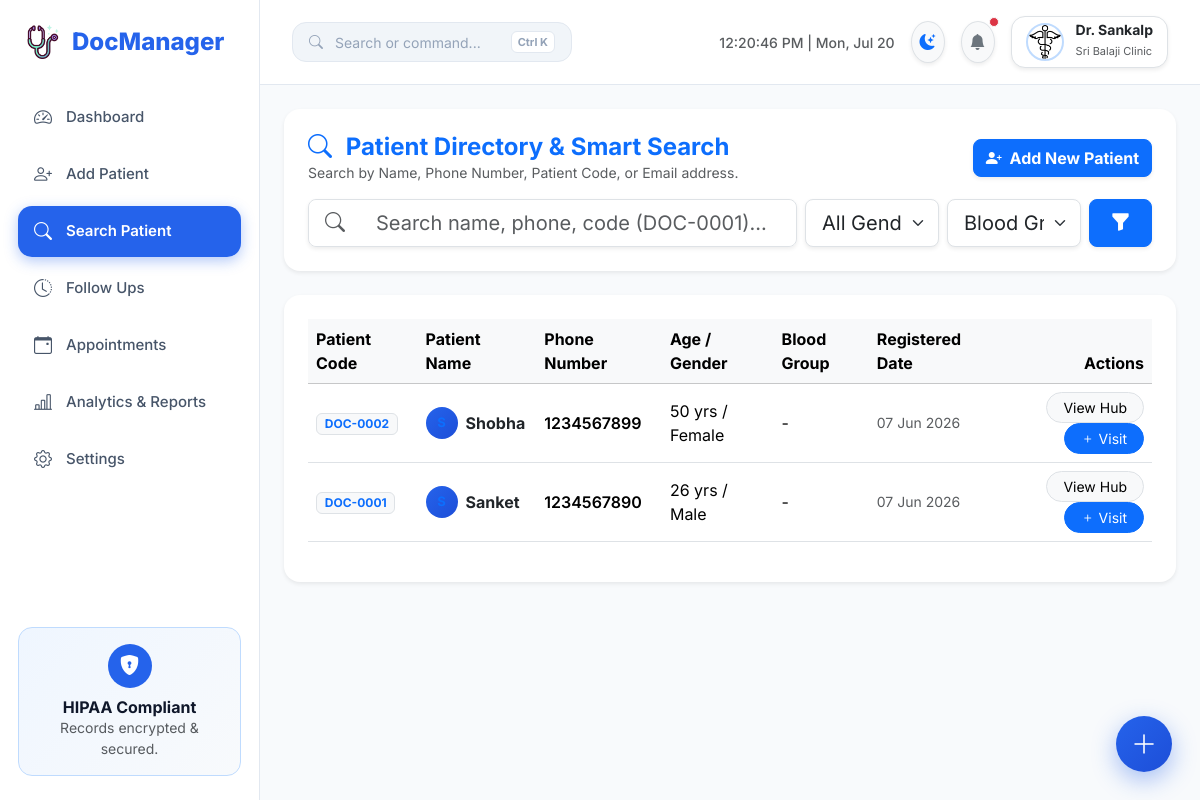
/search-patient (signed in), run on the app's committed database.
### models.py (models this page shows)
class Doctor(UserMixin, db.Model):
    __tablename__ = "doctors"
    id = db.Column(db.Integer, primary_key=True)
    name = db.Column(db.String(100), nullable=False)
    clinic_name = db.Column(db.String(150), nullable=False)
    email = db.Column(db.String(120), unique=True, nullable=False, index=True)
    phone = db.Column(db.String(15), unique=True, nullable=False, index=True)
    password_hash = db.Column(db.String(255), nullable=False)
    clinic_address = db.Column(db.Text)
    qualification = db.Column(db.String(100))
    logo = db.Column(db.String(255))
    created_at = db.Column(db.DateTime, default=utc_now)
    patients = db.relationship("Patient", backref="doctor", lazy=True, cascade="all, delete-orphan")
    appointments = db.relationship("Appointment", backref="doctor", lazy=True, cascade="all, delete-orphan")

class Patient(db.Model):
    __tablename__ = "patients"
    id = db.Column(db.Integer, primary_key=True)
    patient_code = db.Column(db.String(30), unique=True, index=True)
    doctor_id = db.Column(db.Integer, db.ForeignKey("doctors.id"), nullable=False, index=True)
    name = db.Column(db.String(100), nullable=False, index=True)
    phone = db.Column(db.String(15), nullable=False, index=True)
    email = db.Column(db.String(120))
    age = db.Column(db.Integer)
    gender = db.Column(db.String(20))
    blood_group = db.Column(db.String(10))
    medical_history = db.Column(db.Text)
    emergency_contact = db.Column(db.String(100))
    address = db.Column(db.Text)
    created_at = db.Column(db.DateTime, default=utc_now)
    visits = db.relationship("Visit", backref="patient", lazy=True, cascade="all, delete-orphan", order_by="desc(Visit.visit_date)")
    appointments = db.relationship("Appointment", backref="patient", lazy=True, cascade="all, delete-orphan")
    documents = db.relationship("PatientDocument", backref="patient", lazy=True, cascade="all, delete-orphan")

### app/blueprints/patients.py (the view, shortened to what this page needs)
@patients_bp.route("/search-patient", methods=["GET"])
@login_required
def search_patient():
    query = request.args.get("query", "").strip()
    gender_filter = request.args.get("gender", "")
    blood_filter = request.args.get("blood_group", "")
    patients_query = Patient.query.filter_by(doctor_id=current_user.id)
    if gender_filter:
        patients_query = patients_query.filter(Patient.gender == gender_filter)
    if blood_filter:
        patients_query = patients_query.filter(Patient.blood_group == blood_filter)
    patients = patients_query.order_by(Patient.created_at.desc()).all()
    return render_template("search_patient.html", patients=patients, query=query, page_title="Search Patients")

### templates/search_patient.html (shortened to what this page needs)
{% extends "base.html" %}
{% block content %}
<div class="card border-0 shadow-sm rounded-4 mb-4">
  <div class="card-body p-4">
    <div class="d-flex flex-wrap justify-content-between align-items-center mb-3 gap-3">
      <div>
        <h4 class="fw-bold m-0 text-primary"><i class="bi bi-search me-2"></i> Patient Directory & Smart Search</h4>
        <p class="text-muted small mb-0">Search by Name, Phone Number, Patient Code, or Email address.</p>
      </div>
      <a href="{{ url_for('patients.add_patient') }}" class="btn btn-primary fw-bold rounded-3 shadow-sm">
        <i class="bi bi-person-plus-fill me-1"></i> Add New Patient
      </a>
    </div>
    <form method="GET" action="{{ url_for('patients.search_patient') }}" class="row g-2">
      <div class="col-md-6 col-lg-7">
        <div class="input-group input-group-lg border rounded-3 overflow-hidden shadow-sm">
          <span class="input-group-text bg-white border-0 text-muted"><i class="bi bi-search fs-5"></i></span>
          <input type="text" name="query" class="form-control border-0" placeholder="Search name, phone, code (DOC-0001)..." value="{{ query }}" />
        </div>
      </div>
      <div class="col-6 col-md-3 col-lg-2">
        <select name="gender" class="form-select form-select-lg border shadow-sm">
          <option value="">All Genders</option>
        </select>
      </div>
      <div class="col-6 col-md-3 col-lg-2">
        <select name="blood_group" class="form-select form-select-lg border shadow-sm">
          <option value="">Blood Group</option>
        </select>
      </div>
      <div class="col-12 col-lg-1">
        <button type="submit" class="btn btn-primary btn-lg w-100 fw-bold shadow-sm"><i class="bi bi-funnel-fill"></i></button>
      </div>
    </form>
  </div>
</div>
<div class="card border-0 shadow-sm rounded-4">
  <div class="card-body p-4">
    {% if patients %}
      <div class="table-responsive">
        <table class="table table-hover align-middle">
          <thead class="table-light">
            <tr>
              <th>Patient Code</th>
              <th>Patient Name</th>
              <th>Phone Number</th>
              <th>Age / Gender</th>
              <th>Blood Group</th>
              <th>Registered Date</th>
              <th class="text-end">Actions</th>
            </tr>
          </thead>
          <tbody>
            {% for p in patients %}
              <tr>
                <td><span class="badge bg-light text-primary border fw-bold">{{ p.patient_code }}</span></td>
                <td>
                  <a href="{{ url_for('patients.patient_profile', patient_id=p.id) }}" class="fw-bold text-dark text-decoration-none d-flex align-items-center gap-2">
                    <div class="avatar bg-primary-subtle text-primary fw-bold" style="width: 32px; height: 32px; font-size: 13px;">{{ p.name[0] }}</div>
                    {{ p.name }}
                  </a>
                </td>
                <td class="fw-semibold">{{ p.phone }}</td>
                <td>{{ p.age or 'N/A' }} yrs / {{ p.gender or 'N/A' }}</td>
                <td>
                  {% if p.blood_group %}
                    <span class="badge bg-danger-subtle text-danger border border-danger-subtle fw-bold">{{ p.blood_group }}</span>
                  {% else %}-{% endif %}
                </td>
                <td class="small text-muted">{{ p.created_at.strftime('%d %b %Y') }}</td>
                <td class="text-end">
                  <a href="{{ url_for('patients.patient_profile', patient_id=p.id) }}" class="btn btn-sm btn-light border rounded-pill px-3">View Hub</a>
                  <a href="{{ url_for('visits.new_visit', patient_id=p.id) }}" class="btn btn-sm btn-primary rounded-pill px-3"><i class="bi bi-plus"></i> Visit</a>
                </td>
              </tr>
            {% endfor %}
          </tbody>
        </table>
      </div>
    {% endif %}
  </div>
</div>
{% endblock %}

### templates/base.html (shortened to what this page needs)
<!doctype html>
<html lang="en" data-theme="light">
  <head>
    <link href="https://cdn.jsdelivr.net/npm/bootstrap@5.3.3/dist/css/bootstrap.min.css" rel="stylesheet">
    <link rel="stylesheet" href="https://cdn.jsdelivr.net/npm/bootstrap-icons@1.11.3/font/bootstrap-icons.min.css">
    <link rel="stylesheet" href="{{ url_for('static', filename='css/style.css') }}" />
  </head>
  <body>
    {% if current_user.is_authenticated %}
    <aside class="sidebar">
      <a href="{{ url_for('patients.dashboard') }}" class="logo text-decoration-none">
        <img src="{{ url_for('static', filename='images/stethoscope.png') }}" width="34" alt="Logo" />
        <span>DocManager</span>
      </a>
      <ul class="sidebar-menu">
        <li>
          <a href="{{ url_for('patients.dashboard') }}" class="{% if request.endpoint == 'patients.dashboard' %}active{% endif %}">
            <i class="bi bi-speedometer2"></i> Dashboard
          </a>
        </li>
        <li>
          <a href="{{ url_for('patients.add_patient') }}" class="{% if request.endpoint == 'patients.add_patient' %}active{% endif %}">
            <i class="bi bi-person-plus"></i> Add Patient
          </a>
        </li>
        <li>
          <a href="{{ url_for('patients.search_patient') }}" class="{% if request.endpoint == 'patients.search_patient' %}active{% endif %}">
            <i class="bi bi-search"></i> Search Patient
          </a>
        </li>
        <li>
          <a href="{{ url_for('patients.follow_ups') }}" class="{% if request.endpoint == 'patients.follow_ups' %}active{% endif %}">
            <i class="bi bi-clock-history"></i> Follow Ups
          </a>
        </li>
        <li>
          <a href="{{ url_for('appointments.appointments') }}" class="{% if 'appointments' in request.endpoint %}active{% endif %}">
            <i class="bi bi-calendar-event"></i> Appointments
          </a>
        </li>
        <li>
          <a href="{{ url_for('analytics.analytics_dashboard') }}" class="{% if 'analytics' in request.endpoint %}active{% endif %}">
            <i class="bi bi-bar-chart-line"></i> Analytics & Reports
          </a>
        </li>
        <li>
          <a href="{{ url_for('settings.settings') }}" class="{% if request.endpoint == 'settings.settings' %}active{% endif %}">
            <i class="bi bi-gear"></i> Settings
          </a>
        </li>
      </ul>
      <div class="sidebar-footer">
        <div class="security-card">
          <div class="security-icon">
            <i class="bi bi-shield-lock-fill"></i>
          </div>
          <h6 class="fw-bold m-0">HIPAA Compliant</h6>
          <p class="small text-muted mb-0">Records encrypted & secured.</p>
        </div>
      </div>
    </aside>
    {% endif %}
    <main class="{% if current_user.is_authenticated %}main-content{% endif %}">
      {% if current_user.is_authenticated %}
      <div class="topbar">
        <div class="d-flex align-items-center gap-3">
          <button class="cmd-trigger-btn trigger-cmd">
            <i class="bi bi-search"></i>
            <span>Search or command...</span>
            <span class="cmd-key">Ctrl K</span>
          </button>
        </div>
        <div class="d-flex align-items-center gap-3">
          <div id="liveClock" class="d-none d-md-block text-muted small fw-medium"></div>
          <button id="themeToggleBtn" class="btn btn-light rounded-circle border shadow-sm p-2" title="Toggle Theme">
            <i id="themeToggleIcon" class="bi bi-moon-stars-fill text-primary"></i>
          </button>
          <div class="dropdown">
            <button class="btn btn-light rounded-circle border shadow-sm p-2 position-relative" data-bs-toggle="dropdown">
              <i class="bi bi-bell-fill text-secondary"></i>
              <span class="position-absolute top-0 start-100 translate-middle p-1 bg-danger border border-light rounded-circle"></span>
            </button>
          </div>
          <div class="dropdown">
            <button class="profile-btn border shadow-sm" data-bs-toggle="dropdown">
              {% if current_user.logo %}
                <img src="{{ url_for('static', filename='uploads/' + current_user.logo) }}" class="doctor-logo" alt="Logo" />
              {% else %}
                <div class="avatar">{{ current_user.name[0] }}</div>
              {% endif %}
              <div class="text-start d-none d-md-block">
                <div class="fw-bold lh-1 text-dark" style="font-size: 14px;">Dr. {{ current_user.name }}</div>
                <small class="text-muted" style="font-size: 11px;">{{ current_user.clinic_name }}</small>
              </div>
            </button>
          </div>
        </div>
      </div>
      {% endif %}
      <div class="container-fluid p-4">
        {% block content %}{% endblock %}
      </div>
    </main>
    {% if current_user.is_authenticated %}
    <div class="fab-container" id="fabContainer">
      <button class="fab-main" id="fabMain" title="Quick Actions"><i class="bi bi-plus-lg"></i></button>
    </div>
    {% endif %}
    <div id="toastContainer" class="position-fixed bottom-0 end-0 p-3" style="z-index: 10000;"></div>
  </body>
</html>

### static/css/style.css (style rules this page uses)
:root { --primary: #2563eb; --primary-hover: #1d4ed8; --primary-light: #eff6ff; --primary-border: #bfdbfe; --success: #10b981; --success-light: #ecfdf5; --warning: #f59e0b; --warning-light: #fffbeb; --danger: #ef4444; --danger-light: #fef2f2; --info: #06b6d4; --info-light: #ecfeff; --bg-body: #f8fafc; --bg-card: #ffffff; --bg-sidebar: #ffffff; --bg-topbar: #ffffff; --bg-input: #f1f5f9; --text-primary: #0f172a; --text-secondary: #475569; --text-muted: #94a3b8; --border-color: #e2e8f0; --shadow-sm: 0 2px 8px rgba(0, 0, 0, 0.04); --shadow-md: 0 8px 24px rgba(0, 0, 0, 0.06); --shadow-lg: 0 16px 36px rgba(0, 0, 0, 0.08); --radius-sm: 8px; --radius-md: 14px; --radius-lg: 20px; --radius-xl: 24px; --radius-full: 9999px; --transition-fast: 0.2s cubic-bezier(0.4, 0, 0.2, 1); --transition-normal: 0.3s cubic-bezier(0.4, 0, 0.2, 1); }
* { margin: 0; padding: 0; box-sizing: border-box; }
body { font-family: 'Inter', system-ui, -apple-system, sans-serif; background-color: var(--bg-body); color: var(--text-primary); transition: background-color var(--transition-fast), color var(--transition-fast); min-height: 100vh; overflow-x: hidden; }
.sidebar { width: 260px; height: 100vh; background: var(--bg-sidebar); position: fixed; left: 0; top: 0; border-right: 1px solid var(--border-color); padding: 24px 18px; display: flex; flex-direction: column; z-index: 1000; transition: left var(--transition-normal); }
.logo { font-size: 24px; font-weight: 800; color: var(--primary); display: flex; align-items: center; gap: 12px; margin-bottom: 32px; padding-left: 8px; }
.sidebar-menu { list-style: none; padding: 0; }
.sidebar-menu li { margin-bottom: 6px; }
.sidebar-menu a { display: flex; align-items: center; gap: 14px; text-decoration: none; padding: 12px 16px; border-radius: var(--radius-md); color: var(--text-secondary); font-weight: 500; font-size: 15px; transition: var(--transition-fast); }
.sidebar-menu a i { font-size: 18px; }
.sidebar-menu a.active { background: var(--primary); color: #ffffff; font-weight: 600; box-shadow: 0 4px 14px rgba(37, 99, 235, 0.35); }
.sidebar-footer { margin-top: auto; }
.security-card { background: linear-gradient(135deg, var(--primary-light), var(--bg-body)); border: 1px solid var(--primary-border); border-radius: var(--radius-md); padding: 16px; text-align: center; }
.security-icon { width: 44px; height: 44px; margin: 0 auto 10px; border-radius: 50%; background: var(--primary); color: white; display: flex; align-items: center; justify-content: center; font-size: 20px; }
.main-content { margin-left: 260px; min-height: 100vh; padding-bottom: 80px; transition: margin-left var(--transition-normal); }
.topbar { background: var(--bg-topbar); padding: 16px 32px; border-bottom: 1px solid var(--border-color); display: flex; justify-content: space-between; align-items: center; position: sticky; top: 0; z-index: 990; backdrop-filter: blur(8px); }
.cmd-trigger-btn { background: var(--bg-input); border: 1px solid var(--border-color); color: var(--text-muted); border-radius: var(--radius-md); padding: 8px 16px; display: flex; align-items: center; gap: 12px; cursor: pointer; font-size: 14px; transition: var(--transition-fast); width: 280px; }
.cmd-key { background: var(--bg-card); border: 1px solid var(--border-color); border-radius: 6px; padding: 2px 6px; font-size: 11px; font-weight: 700; margin-left: auto; }
.profile-btn { display: flex; align-items: center; gap: 12px; background: var(--bg-card); border: 1px solid var(--border-color); border-radius: var(--radius-md); padding: 6px 14px; cursor: pointer; }
.avatar { width: 38px; height: 38px; border-radius: 50%; background: linear-gradient(135deg, var(--primary), #1d4ed8); color: white; display: flex; align-items: center; justify-content: center; font-weight: 700; font-size: 15px; }
.doctor-logo { width: 38px; height: 38px; border-radius: 50%; object-fit: cover; border: 2px solid var(--primary-border); }
.fab-container { position: fixed; bottom: 28px; right: 28px; z-index: 900; }
.fab-main { width: 56px; height: 56px; border-radius: 50%; background: linear-gradient(135deg, var(--primary), #1d4ed8); color: white; display: flex; align-items: center; justify-content: center; font-size: 26px; box-shadow: 0 8px 24px rgba(37, 99, 235, 0.4); cursor: pointer; border: none; transition: var(--transition-normal); }

### data on the page
Doctor: logo (picture), name "Sankalp", clinic_name "Sri Balaji Clinic"
Patient: patient_code "DOC-0002", name "Shobha", phone "1234567899", age "50", gender "Female", created_at "07 Jun 2026"
Patient: patient_code "DOC-0001", name "Sanket", phone "1234567890", age "26", gender "Male", created_at "07 Jun 2026"
